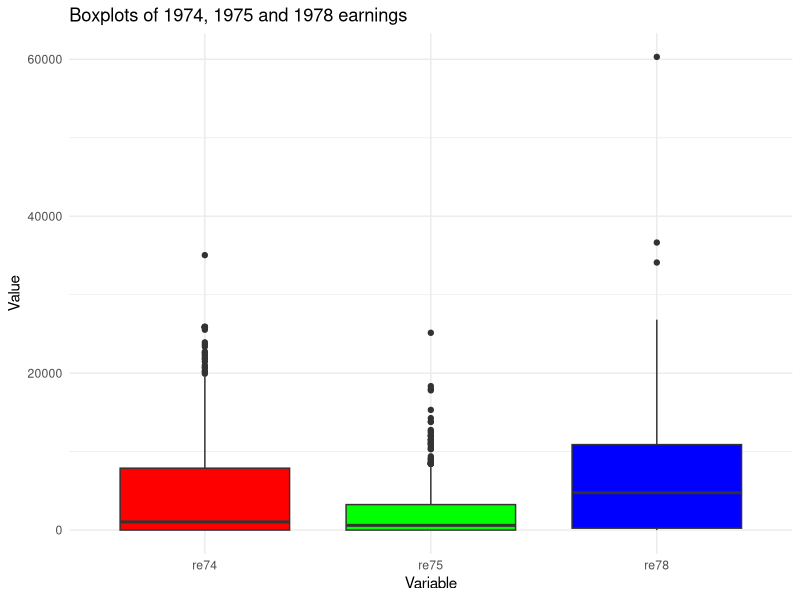
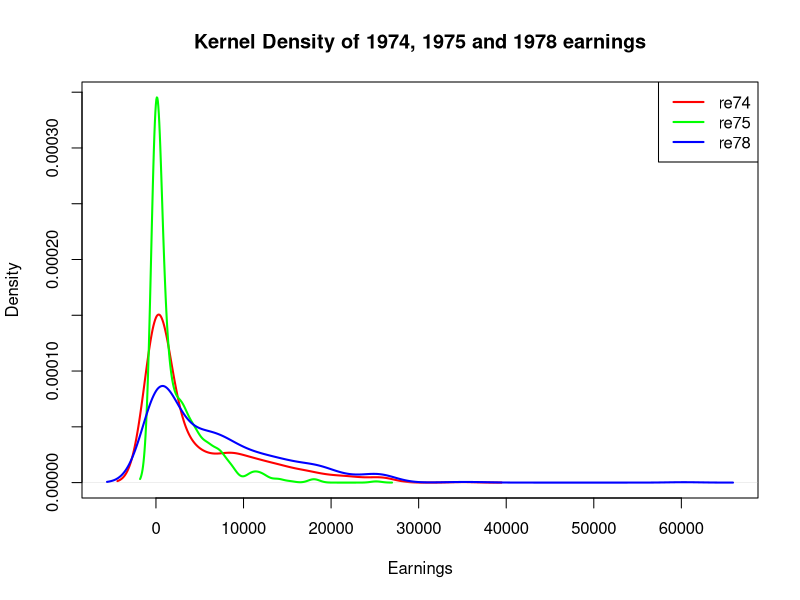

Here is the R script that generated these plots, in order:
# Check if the required packages are installed and install them if they are not

if (!requireNamespace("tidyverse")) {
  install.packages("tidyverse")
}

if (!requireNamespace("ggplot2")) {
  install.packages("ggplot2")
}

# data available here
if (!requireNamespace("MatchIt")) {
  install.packages("MatchIt")
}


library(tidyverse)
library(ggplot2)
library(MatchIt)

# Load the data

data(lalonde) # load the data
attach(lalonde)

head(lalonde)

# Exploratory data analysis

table(lalonde$treatment)

long_data <- lalonde %>%
  pivot_longer(cols = c(re74, re75, re78), names_to = "variable", values_to = "value")

ggplot(long_data, aes(x = variable, y = value, fill = variable)) +
  geom_boxplot() +
  scale_fill_manual(values = c("red", "green", "blue")) +
  labs(title = "Boxplots of 1974, 1975 and 1978 earnings",
       x = "Variable",
       y = "Value") +
  theme_minimal() +
  theme(legend.position = "none")

density_re74 <- density(lalonde$re74)
density_re75 <- density(lalonde$re75)
density_re78 <- density(lalonde$re78)

plot(density_re74, main = "Kernel Density of 1974, 1975 and 1978 earnings", 
     xlab = "Earnings", ylab = "Density", xlim = range(c(density_re74$x, density_re75$x, density_re78$x)), 
     ylim = range(c(density_re74$y, density_re75$y, density_re78$y)), col = "red", lwd = 2)

lines(density_re75, col = "green", lwd = 2)
lines(density_re78, col = "blue", lwd = 2)

legend("topright", legend = c("re74", "re75", "re78"), col = c("red", "green", "blue"), lwd = 2)

# Analysis
